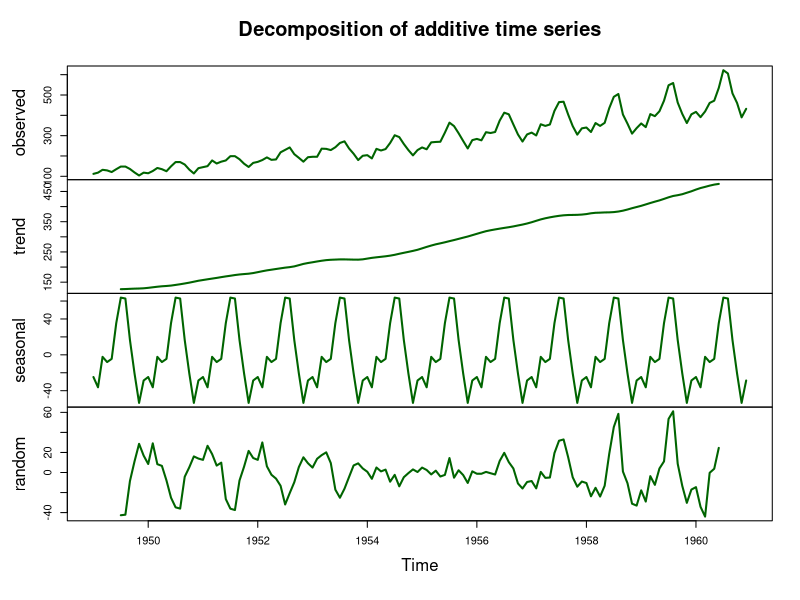

The R script that drew this image:
library(datasets)
data("AirPassengers")

# Decompose time series
air_decomp <- decompose(AirPassengers)

# Correct plot syntax
plot(air_decomp, col = "darkgreen", lwd = 2)

# View components
air_decomp$trend
air_decomp$seasonal
air_decomp$random
